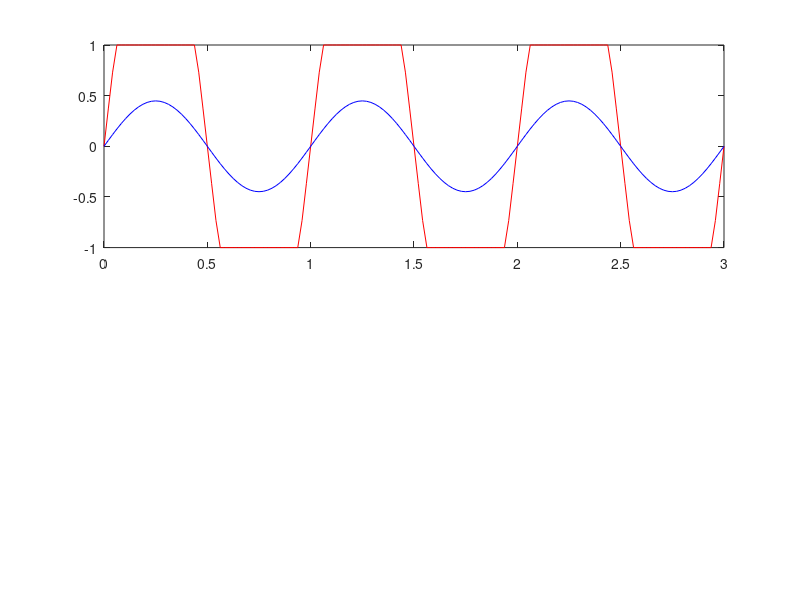

The MATLAB source for this figure: (Note: this script raises an error after producing the figure.)
%   Script ex3_wav_dBFS
%
% How to store and read a sound in a .wav file without losing its level:
% the full-scale level (dBFS) convention used in SQAT
%
% A .wav file stores numbers between -1 and +1. In SQAT, the full-scale
% level, dBFS, is the sound pressure level (SPL) of a signal with an rms
% value of 1. A signal p, in Pa, is stored as numbers x, and read back, as
%
%   x = p / 10^((dBFS-94)/20)   (writing)
%   p = x * 10^((dBFS-94)/20)   (reading)
%
% By default, dBFS = 94 dB SPL, i.e. 1 = 1 Pa. Any value outside +-1 is
% clipped when writing the file. Therefore, a sound with peaks above 1 Pa
% (e.g. a tone above 91 dB SPL) must be stored using a higher dBFS. The
% dBFS used to write the file must be known to read it back correctly.
%
% This script:
% - generates a 1-kHz tone with 100 dB SPL (peaks of 2.8 Pa)
% - writes it to a 16-bit .wav file using dBFS = 94 dB and dBFS = 110 dB
% - reads both files back, and compares their levels and spectra with
%   the original signal
%
%  HOW TO RUN THIS CODE: this is a standalone code. Therefore, no additional
%  steps are necessary to run this code. The .wav files are written to the
%  temporary folder of your system and deleted at the end.
%
% Author: Gil Felix Greco, Braunschweig, 26.11.2026
%
% AI disclosure: code development in November 2026 assisted by Claude
% Opus 5.5 (Anthropic). All codes were verified by the authors.
%
%%%%%%%%%%%%%%%%%%%%%%%%%%%%%%%%%%%%%%%%%%%%%%%%%%%%%%%%%%%%%%%%%%%%%%%%%%%
% Copyright statement: This file is part of the SQAT toolbox and is subject
% to the GPL-3.0 license, as detailed in <licenses/gpl-3.0.txt> in the SQAT
% repository root. Some files in SQAT carry a different license, always
% stated in their own header; where this file depends on them, the combined
% work remains governed by the GPL-3.0.
%
% As per the licensing information, this file is provided "as is", WITHOUT
% WARRANTY OF ANY KIND, express or implied, including but not limited to the
% warranties of MERCHANTABILITY and FITNESS FOR A PARTICULAR PURPOSE.
%%%%%%%%%%%%%%%%%%%%%%%%%%%%%%%%%%%%%%%%%%%%%%%%%%%%%%%%%%%%%%%%%%%%%%%%%%%
clc; clear; close all;

save_figs = 0; % set to 1 to save the figure in the figs folder

%% Sound pressure signal (Pa)

fs = 48000;    % sampling frequency (Hz)
p0 = 20e-6;    % reference sound pressure (Pa)
L_true = 100;  % level of the tone (dB SPL)

t = (0:1/fs:1-1/fs)';                                 % 1 s
p = p0 * 10^(L_true/20) * sqrt(2) * sin(2*pi*1000*t); % 1-kHz tone (Pa)

%% Write and read back using two full-scale levels

dBFS = [94 110];  % full-scale levels (dB SPL)

x = cell(1,2);
p_read = cell(1,2);
for i = 1:2
    fname = fullfile(tempdir, sprintf('ex3_dBFS_%g.wav', dBFS(i)));

    audiowrite(fname, p / 10^((dBFS(i)-94)/20), fs, 'BitsPerSample', 16);  % Pa -> numbers (clipped to +-1)

    [x{i}, fs] = audioread(fname);          % numbers, as stored in the file
    p_read{i} = x{i} * 10^((dBFS(i)-94)/20); % numbers -> Pa
    delete(fname);

    fprintf('dBFS = %g dB: max|x| = %.2f, level read back = %.1f dB SPL (true: %.1f dB SPL)\n', ...
            dBFS(i), max(abs(x{i})), 20*log10(rms(p_read{i})/p0), L_true);
end

% a common mistake: reading the file written with dBFS = 110 dB using the default 94 dB
fprintf('File written with dBFS = 110 dB, read with dBFS = 94 dB: %.1f dB SPL\n', ...
        20*log10(rms(x{2})/p0));

%% Spectra at 1 kHz and its harmonics (rms level per frequency bin)

fh = (1:10)' * 1000;  % 1 kHz and its harmonics up to 10 kHz (Hz)
spec = @(s) 20*log10( abs(fft(s)) * sqrt(2)/length(s) / p0 );  % 1-s signals: bin k+1 is k Hz
S_true = spec(p);         S_true = S_true(fh+1);
S94    = spec(p_read{1}); S94    = S94(fh+1);
S110   = spec(p_read{2}); S110   = S110(fh+1);

% levels below 0 dB SPL are not shown
S_true(S_true < 0) = NaN; S94(S94 < 0) = NaN; S110(S110 < 0) = NaN;

%% Plot

figure('Name', 'Full-scale level (dBFS) and .wav files');

subplot(2,1,1)
idx = t <= 3e-3; % first 3 ms
plot(t(idx)*1000, x{1}(idx), 'r'); hold on;
plot(t(idx)*1000, x{2}(idx), 'b');
yline(1, 'k--'); yline(-1, 'k--');
ylim([-1.5 1.5]);
xlabel('Time, $t$ (ms)', 'Interpreter', 'Latex');
ylabel('Value stored, $x$', 'Interpreter', 'Latex');
legend('dBFS = 94 dB (clipped)', 'dBFS = 110 dB', 'Location', 'southwest');
title('(a) Numbers stored in the .wav file', 'Interpreter', 'Latex');

subplot(2,1,2)
bar(fh/1000, S_true, 0.4, 'FaceColor', [0.75 0.75 0.75], 'EdgeColor', 'none'); hold on;
stem(fh/1000, S94, 'r', 'filled', 'LineWidth', 1.5);
plot(fh/1000, S110, 'bo', 'MarkerSize', 9, 'LineWidth', 1.5);
xlim([0 10.5]); ylim([0 150]); xticks(1:10); yticks(0:20:100);
xlabel('Frequency, $f$ (kHz)', 'Interpreter', 'Latex');
ylabel('$L$ (dB re 20 $\mu$Pa)', 'Interpreter', 'Latex');
legend('original', 'dBFS = 94 dB', 'dBFS = 110 dB', 'Location', 'northeast');
title('(b) Spectra of the signals read back', 'Interpreter', 'Latex');

set(gcf, 'color', 'w');

if save_figs == 1
    figs_dir = [fileparts(mfilename('fullpath')) filesep 'figs' filesep];
    if ~exist(figs_dir, 'dir'), mkdir(figs_dir); end
    saveas(gcf, [figs_dir 'ex3_wav_dBFS'], 'png');
end
